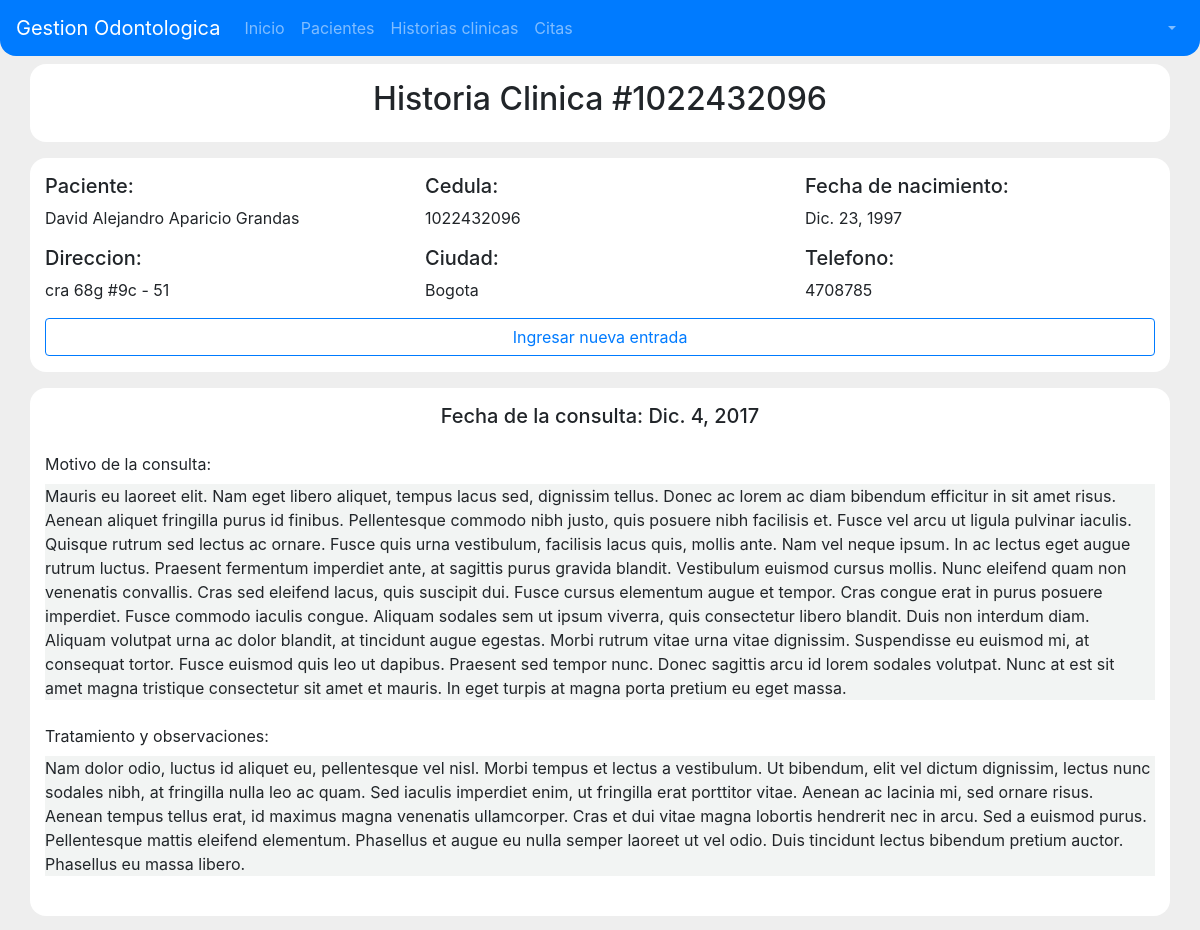
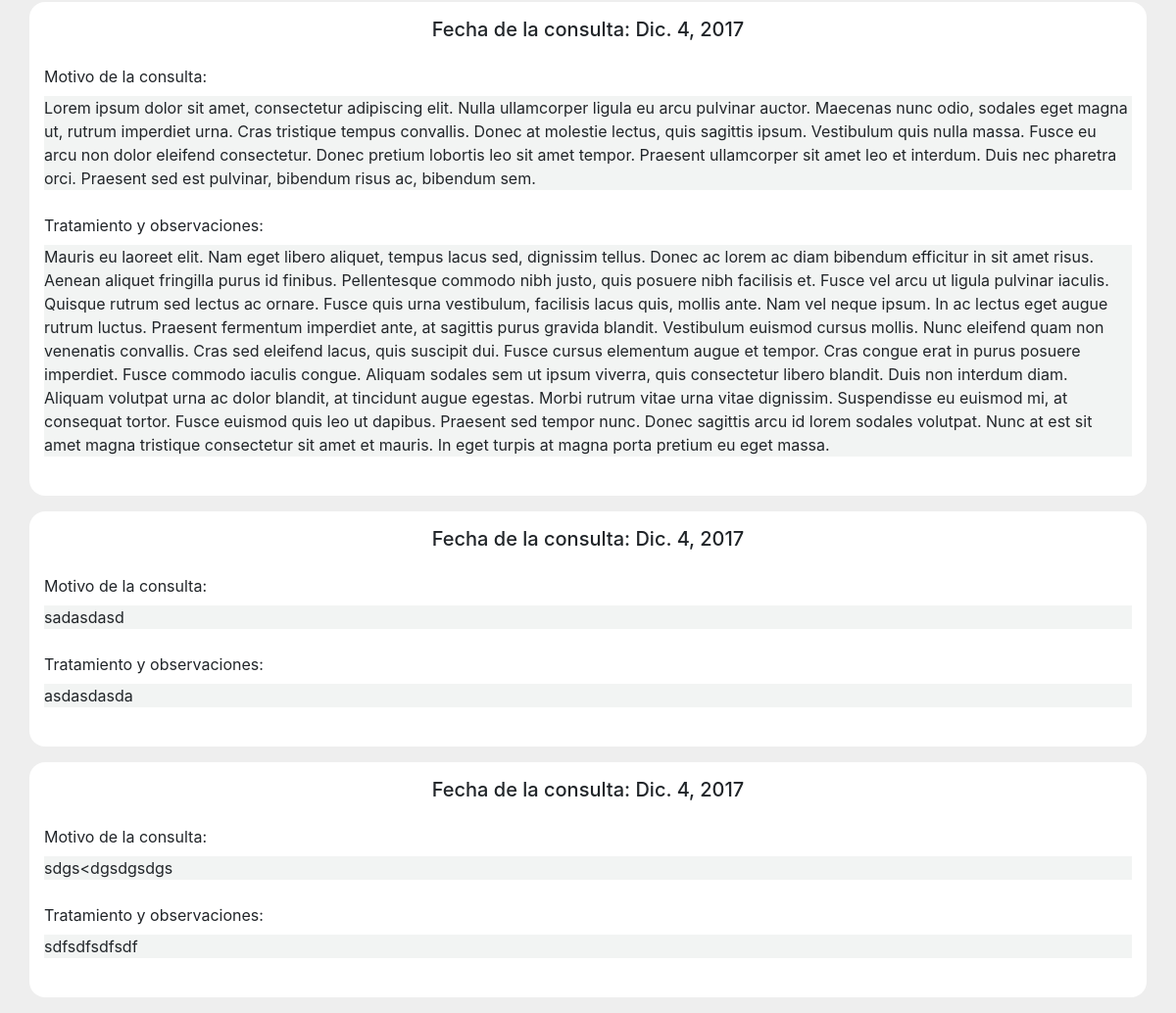
/historia-clinica/1022432096, run on the app's committed database (2 pictures, top to bottom).
### historiasClinicas/models.py (models this page shows, shortened)
class Cabecera(models.Model):
    numero_historia = models.CharField(primary_key=True, max_length=15)
    paciente = models.OneToOneField(Paciente)

class Actualizacion(models.Model):
    fecha_actualizacion = models.DateField(auto_now=True)
    motivo_consulta = models.TextField(default=None)
    tratamiento = models.TextField(default=None)
    cabecera = models.ForeignKey(Cabecera)

### pacientes/models.py (models this page shows, shortened)
class Paciente(models.Model):
    estados_civiles = (
        ('soltero', 'Soltero/a'),
        ('casado', 'Casado/a'),
        ('union libre', 'Union libre'),
        ('viudo', 'Viudo/a'),
        ('divorciado', 'Divorciado/a'),
        ('comprometido', 'Comprometido/a')
    )
    cedula = models.CharField(primary_key=True, max_length=11)
    primer_nombre = models.CharField(max_length=15)
    segundo_nombre = models.CharField(max_length=15, blank=True)
    primer_apellido = models.CharField(max_length=15)
    segundo_apellido = models.CharField(max_length=15)
    direccion = models.CharField(max_length=100)
    ciudad = models.CharField(max_length=50)
    fecha_nacimiento = models.DateField()
    estado_civil = models.CharField(max_length=50, choices=estados_civiles)
    telefono = models.CharField(max_length=10)

### historiasClinicas/views.py (the view)
# urls.py: url(r'^historia-clinica/(?P<pk>\d+)$', historia_paciente, name='historia_paciente'),
def historia_paciente(request, pk):
    cabecera = get_object_or_404(Cabecera, paciente=pk)
    paciente = get_object_or_404(Paciente, cedula=pk)
    actualizaciones = Actualizacion.objects.filter(cabecera=cabecera.numero_historia)
    context = {
        'cabecera': cabecera,
        'paciente': paciente,
        'actualizaciones':actualizaciones
    }
    return render(request, 'historiasClinicas/historia_clinica.html', context)

### templates/historiasClinicas/historia_clinica.html
{% extends 'base.html' %}
{% load staticfiles %}
{% block style_content %}
    <link rel="stylesheet" href="{% static 'css/historiaClinica.css' %}">
{% endblock style_content %}
{% block content %}
    <section id="section-container">
        <div class="container">
            <div class="row fila">
                <div class="col-12 column text-center">
                    <h2>Historia Clinica #{{ cabecera.numero_historia }}</h2>
                </div>
            </div>
        </div>
    </section>
    <section id="section-container">
        <div class="container">
            <div class="row fila">
                <div class="col-12 col-md-6 col-lg-4">
                    <h5>Paciente:</h6>
                    <p>{{ paciente.primer_nombre }} {{ paciente.segundo_nombre }} {{ paciente.primer_apellido }} {{ paciente.segundo_apellido }}</p>
                </div>
                <div class="col-12 col-md-6 col-lg-4">
                    <h5>Cedula:</h6>
                    <p>{{ paciente.cedula }}</p>
                </div>
                <div class="col-12 col-md-6 col-lg-4">
                    <h5>Fecha de nacimiento: </h6>
                    <p>{{ paciente.fecha_nacimiento }}</p>
                </div>
                <div class="col-12 col-md-6 col-lg-4">
                    <h5>Direccion: </h6>
                    <p>{{ paciente.direccion }}</p>
                </div>
                <div class="col-12 col-md-6 col-lg-4">
                    <h5>Ciudad: </h6>
                        <p>{{ paciente.ciudad }}</p>
                </div>
                <div class="col-12 col-md-6 col-lg-4">
                    <h5>Telefono: </h6>
                        <p>{{ paciente.telefono }}</p>
                </div>
                <div class="col-12">
                    <a href="{% url 'historias_clinicas:crear_actualizacion' pk=paciente.cedula %}" class="btn btn-outline-primary btn-block"> Ingresar nueva entrada </a>
                </div>
            </div>
        </div>
    </section>
    {% for actualizacion in actualizaciones %}
    <section id="section-container">
        <div class="container">
            <div class="row fila">
                <div class="col-12 text-center justify-content-between mb-3">
                    <h5>Fecha de la consulta: {{ actualizacion.fecha_actualizacion }}</h5>
                </div>
                <div class="col-12">
                    <p class="mb-2">Motivo de la consulta: </p>
                    <div class="col-info mb-4">
                        <p>{{ actualizacion.motivo_consulta }}</p>
                    </div>
                </div>
                <div class="col-12">
                    <p class="mb-2">Tratamiento y observaciones: </p>
                    <div class="col-info mb-4">
                        <p>{{ actualizacion.tratamiento }}</p>
                    </div>
                </div>
            </div>
        </div>
    </section>
    {% endfor %}
{% endblock content %}

### static/css/base.css (style rules this page uses)
* { font-size: 16px; }
body { background-color: #eee; }

### historiasClinicas/static/css/historiaClinica.css (style rules this page uses)
#section-container { margin: 1em 0; }
.fila { padding: 1em 0; background: white; border-radius: 1em; }
.col-info { background: #F2F4F3; }

### data on the page
Cabecera: numero_historia "1022432096"
Paciente: primer_nombre "David", segundo_nombre "Alejandro", primer_apellido "Aparicio", segundo_apellido "Grandas", cedula "1022432096", fecha_nacimiento "Dic. 23, 1997", direccion "cra 68g #9c - 51", ciudad "Bogota", telefono "4708785"
Actualizacion: fecha_actualizacion "Dic. 4, 2017", motivo_consulta "Mauris eu laoreet elit. Nam eget libero aliquet, tempus lacus sed, dignissim tellus. Donec ac lorem ac diam bibendum efficitur in sit amet risus. Aenean aliquet fringilla purus id finibus. Pellentesque commodo nibh justo, quis posuere nibh facilisis et. Fusce vel arcu ut ligula pulvinar iaculis. Quisque rutrum sed lectus ac ornare. Fusce quis urna vestibulum, facilisis lacus quis, mollis ante. Nam vel neque ipsum. In ac lectus eget augue rutrum luctus. Praesent fermentum imperdiet ante, at sagittis purus gravida blandit. Vestibulum euismod cursus mollis. Nunc eleifend quam non venenatis convallis. Cras sed eleifend lacus, quis suscipit dui. Fusce cursus elementum augue et tempor. Cras…", tratamiento "Nam dolor odio, luctus id aliquet eu, pellentesque vel nisl. Morbi tempus et lectus a vestibulum. Ut bibendum, elit vel dictum dignissim, lectus nunc sodales nibh, at fringilla nulla leo ac quam. Sed iaculis imperdiet enim, ut fringilla erat porttitor vitae. Aenean ac lacinia mi, sed ornare risus. Aenean tempus tellus erat, id maximus magna venenatis ullamcorper. Cras et dui vitae magna lobortis hendrerit nec in arcu. Sed a euismod purus. Pellentesque mattis eleifend elementum. Phasellus et augue eu nulla semper laoreet ut vel odio. Duis tincidunt lectus bibendum pretium auctor. Phasellus eu massa libero."
Actualizacion: fecha_actualizacion "Dic. 4, 2017", motivo_consulta "Lorem ipsum dolor sit amet, consectetur adipiscing elit. Nulla ullamcorper ligula eu arcu pulvinar auctor. Maecenas nunc odio, sodales eget magna ut, rutrum imperdiet urna. Cras tristique tempus convallis. Donec at molestie lectus, quis sagittis ipsum. Vestibulum quis nulla massa. Fusce eu arcu non dolor eleifend consectetur. Donec pretium lobortis leo sit amet tempor. Praesent ullamcorper sit amet leo et interdum. Duis nec pharetra orci. Praesent sed est pulvinar, bibendum risus ac, bibendum sem.", tratamiento "Mauris eu laoreet elit. Nam eget libero aliquet, tempus lacus sed, dignissim tellus. Donec ac lorem ac diam bibendum efficitur in sit amet risus. Aenean aliquet fringilla purus id finibus. Pellentesque commodo nibh justo, quis posuere nibh facilisis et. Fusce vel arcu ut ligula pulvinar iaculis. Quisque rutrum sed lectus ac ornare. Fusce quis urna vestibulum, facilisis lacus quis, mollis ante. Nam vel neque ipsum. In ac lectus eget augue rutrum luctus. Praesent fermentum imperdiet ante, at sagittis purus gravida blandit. Vestibulum euismod cursus mollis. Nunc eleifend quam non venenatis convallis. Cras sed eleifend lacus, quis suscipit dui. Fusce cursus elementum augue et tempor. Cras…"
Actualizacion: fecha_actualizacion "Dic. 4, 2017", motivo_consulta "sadasdasd", tratamiento "asdasdasda"
Actualizacion: fecha_actualizacion "Dic. 4, 2017", motivo_consulta "sdgs<dgsdgsdgs", tratamiento "sdfsdfsdfsdf"
